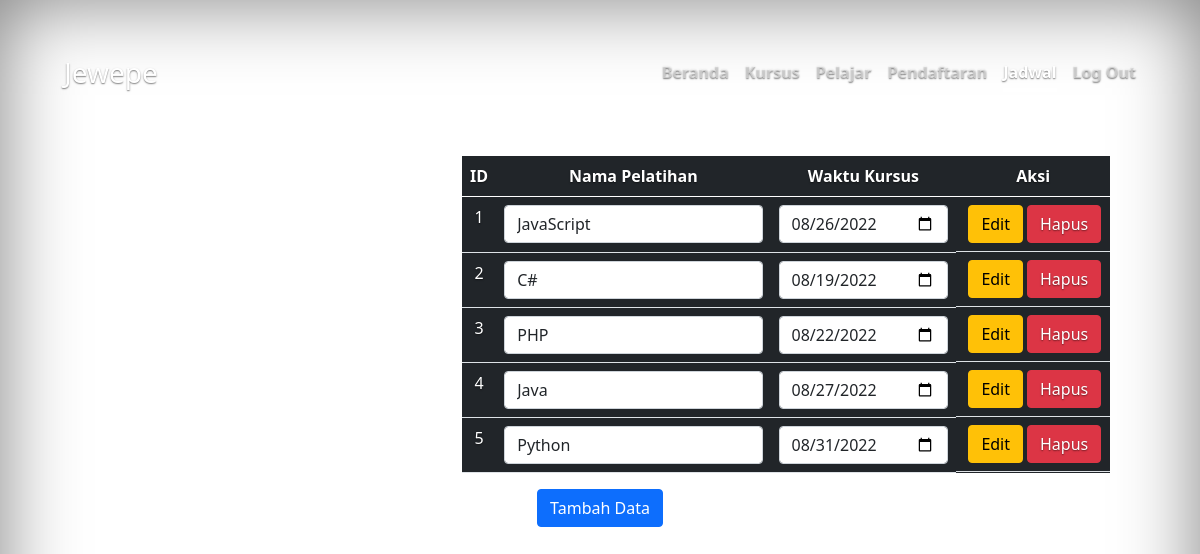
Page /tjadwal.php (signed in) on the committed database.
### tables this page shows
CREATE TABLE `jadwal` (
  `id_jadwal` int(5) NOT NULL,
  `id_kursus` int(5) NOT NULL,
  `waktu_kursus` date NOT NULL
);

CREATE TABLE `course` (
  `id_kursus` int(5) NOT NULL,
  `nm_kursus` varchar(50) NOT NULL,
  `ket_kursus` text NOT NULL,
  `lama_kursus` int(40) NOT NULL
);

### tjadwal.php (the view, shortened to what this page needs)
<?php
include "koneksi.php";
?>
<!doctype html>
<html lang="en" class="h-100">
<head>
  <link href="./dist/css/bootstrap.min.css" rel="stylesheet">
  <link href="style.css" rel="stylesheet">
  <link href="https://cdn.jsdelivr.net/npm/bootstrap@5.0.2/dist/css/bootstrap.min.css" rel="stylesheet">
</head>
<body class="h-100 text-center bg-anime">
  <div class="d-flex w-100 h-100 p-3 mx-auto flex-column">
    <header class="px-5">
      <div class="text-white">
        <h3 class="float-md-start mb-0">Jewepe</h3>
        <nav class="nav nav-masthead justify-content-center float-md-end">
          <a class="nav-link fw-bold py-1 px-0" href="dashboard.php">Beranda</a>
          <a class="nav-link fw-bold py-1 px-0" href="tcourse.php">Kursus</a>
          <a class="nav-link fw-bold py-1 px-0" href="tpelajar.php">Pelajar</a>
          <a class="nav-link fw-bold py-1 px-0" href="tlaporan.php">Pendaftaran</a>
          <a class="nav-link fw-bold py-1 px-0 active" aria-current="page" href="tjadwal.php">Jadwal</a>
          <?php
          if (isset($_SESSION["role"]) == "admin") {
            echo '
                <a class="nav-link fw-bold py-1 px-0" href="logout.php">Log Out</a>
                ';
          }
          ?>
        </nav>
      </div>
    </header>
    <div class="container-lg mt-5 text-left text-white">
      <div class="row">
        <div class="col-4">
        </div>
        <div class="col-8 px-5">
          <table class="table mt-3 text-white bg-dark">
            <thead>
              <tr>
                <th>ID</th>
                <th>Nama Pelatihan</th>
                <th>Waktu Kursus</th>
                <th>Aksi</th>
              </tr>
            </thead>
            <tbody>
              <?php
              $QUERY = mysqli_query($KONEKSI, "SELECT * FROM `jadwal` JOIN course ON jadwal.id_kursus=course.id_kursus");
              while ($DATA = mysqli_fetch_assoc($QUERY)) {
                echo '
                              <tr>
                                <form method="post">
                                  <td>' . $DATA['id_jadwal'] . '</td>
                                  <td><input type="text" name="NamaPelatihan" value="' . $DATA['nm_kursus'] . '" class="form-control"></td>
                                  <td><input type="date" name="WaktuPelatihan" value="' . $DATA['waktu_kursus'] . '" class="form-control"></td>
                                  <td class="d-flex">
                                      <input type="text" name="ID" value="' . $DATA["id_jadwal"] . '" hidden>
                                      <input type="submit" value="Edit" name="Edit" class="btn btn-warning mx-1">
                                      <a href="course-config.php?Aksi=Hapus&id=' . $DATA['id_jadwal'] . '" class="btn btn-danger">Hapus</a>
                                  </td>
                                  </form>
                               </tr>
                              ';
              }
              ?>
            </tbody>
          </table>
        </div>
        <div>
          <button type="button" class="btn btn-primary " data-bs-toggle="modal" data-bs-target="#courseModal">Tambah Data</button>
        </div>
      </div>
    </div>
  </div>
</body>
</html>

### style.css (style rules this page uses)
body { text-shadow: 0 .05rem .1rem rgba(0, 0, 0, .5); box-shadow: inset 0 0 5rem rgba(0, 0, 0, .5); }
.nav-masthead .nav-link { color: rgba(255, 255, 255, .5); border-bottom: .25rem solid transparent; }
.nav-masthead .nav-link + .nav-link { margin-left: 1rem; }
.nav-masthead .active { color: #fff; border-bottom-color: #fff; }
html, body { height: 100%; }
body { display: flex; align-items: center; padding-top: 40px; padding-bottom: 40px; background-color: #f5f5f5; }
.bg-anime { background-image: url("background (2).jpg"); background-repeat: no-repeat; background-position: center; background-size: cover; }

### rows in the picture
jadwal: id_jadwal "1", NamaPelatihan "JavaScript", WaktuPelatihan "08/26/2022"
jadwal: id_jadwal "2", NamaPelatihan "C#", WaktuPelatihan "08/19/2022"
jadwal: id_jadwal "3", NamaPelatihan "PHP", WaktuPelatihan "08/22/2022"
jadwal: id_jadwal "4", NamaPelatihan "Java", WaktuPelatihan "08/27/2022"
jadwal: id_jadwal "5", NamaPelatihan "Python", WaktuPelatihan "08/31/2022"
